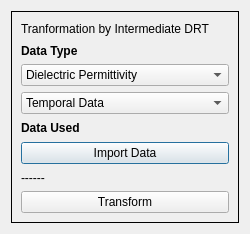
<?xml version="1.0" encoding="UTF-8"?>
<ui version="4.0">
 <class>Dialog</class>
 <widget class="QDialog" name="Dialog">
  <property name="geometry">
   <rect>
    <x>0</x>
    <y>0</y>
    <width>250</width>
    <height>234</height>
   </rect>
  </property>
  <property name="windowTitle">
   <string>FIDRT</string>
  </property>
  <layout class="QVBoxLayout" name="verticalLayout">
   <item>
    <widget class="QGroupBox" name="groupBox">
     <property name="styleSheet">
      <string notr="true">QGroupBox
{
border: 1px solid black;
}</string>
     </property>
     <property name="title">
      <string/>
     </property>
     <layout class="QVBoxLayout" name="verticalLayout_2">
      <item>
       <widget class="QLabel" name="label_8">
        <property name="text">
         <string>Tranformation by Intermediate DRT</string>
        </property>
       </widget>
      </item>
      <item>
       <widget class="QLabel" name="label">
        <property name="font">
         <font>
          <bold>true</bold>
         </font>
        </property>
        <property name="text">
         <string>Data Type</string>
        </property>
       </widget>
      </item>
      <item>
       <widget class="QComboBox" name="data_type">
        <property name="editable">
         <bool>false</bool>
        </property>
        <item>
         <property name="text">
          <string>Dielectric Permittivity</string>
         </property>
        </item>
        <item>
         <property name="text">
          <string>Impedance</string>
         </property>
        </item>
        <item>
         <property name="text">
          <string>Electric Modulus</string>
         </property>
        </item>
        <item>
         <property name="text">
          <string>Admitance</string>
         </property>
        </item>
       </widget>
      </item>
      <item>
       <widget class="QComboBox" name="data_used">
        <item>
         <property name="text">
          <string>Temporal Data</string>
         </property>
        </item>
        <item>
         <property name="text">
          <string>Complex Frequency Data</string>
         </property>
        </item>
        <item>
         <property name="text">
          <string>Real Part Frequency Data</string>
         </property>
        </item>
        <item>
         <property name="text">
          <string>Imaginary Part Frequency Data</string>
         </property>
        </item>
       </widget>
      </item>
      <item>
       <widget class="QLabel" name="label_2">
        <property name="font">
         <font>
          <bold>true</bold>
         </font>
        </property>
        <property name="text">
         <string>Data Used</string>
        </property>
       </widget>
      </item>
      <item>
       <widget class="QPushButton" name="mark_data">
        <property name="text">
         <string>Import Data</string>
        </property>
       </widget>
      </item>
      <item>
       <widget class="QLabel" name="label_show">
        <property name="text">
         <string>------</string>
        </property>
       </widget>
      </item>
      <item>
       <widget class="QPushButton" name="transformButton">
        <property name="text">
         <string>Transform</string>
        </property>
       </widget>
      </item>
     </layout>
    </widget>
   </item>
  </layout>
 </widget>
 <resources/>
 <connections/>
</ui>
